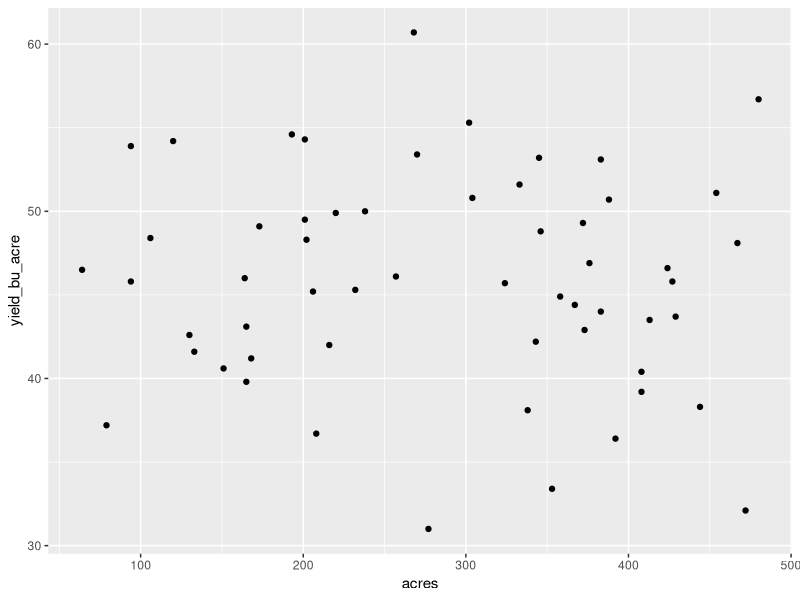
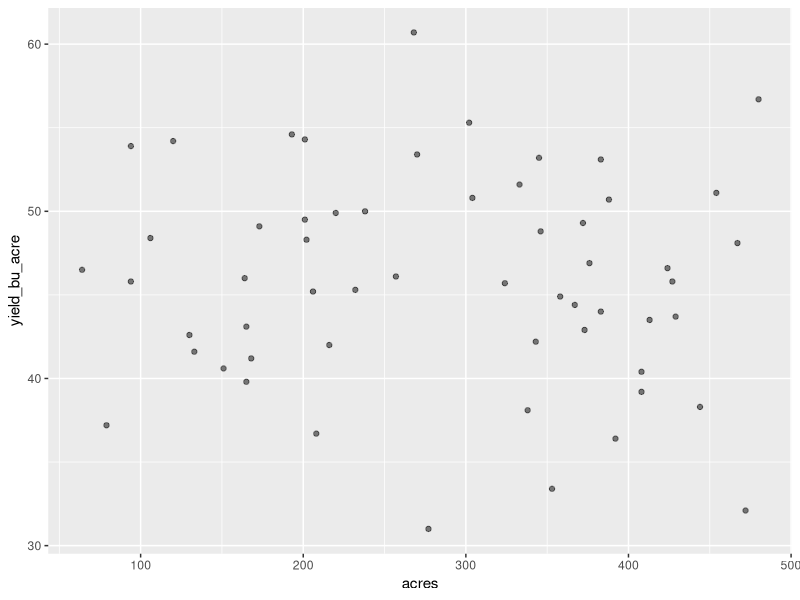
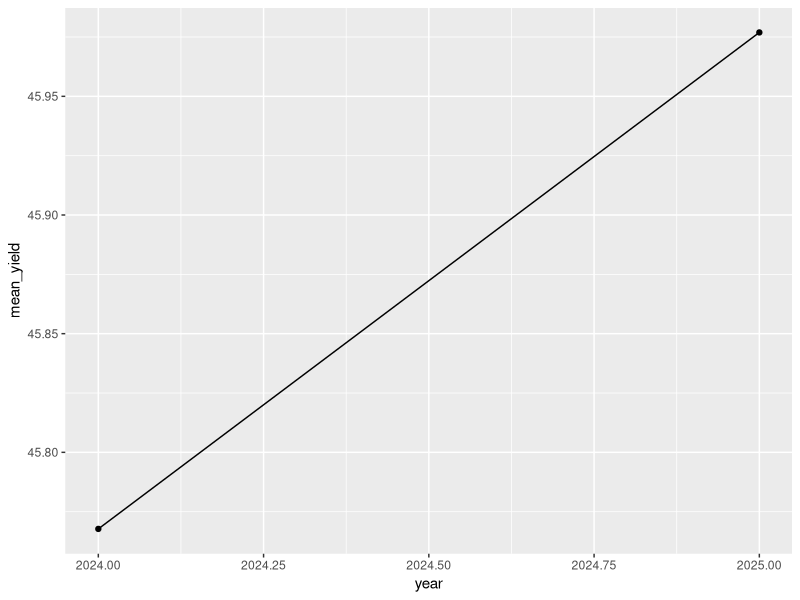
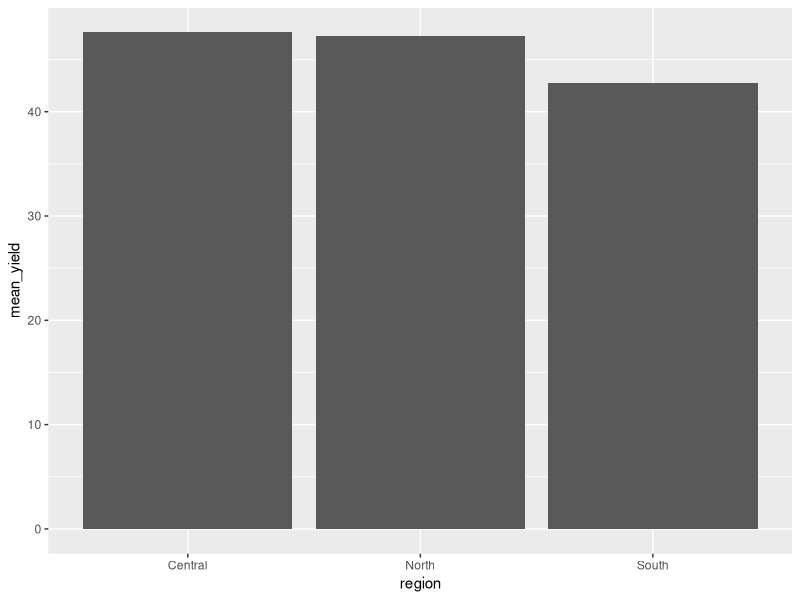
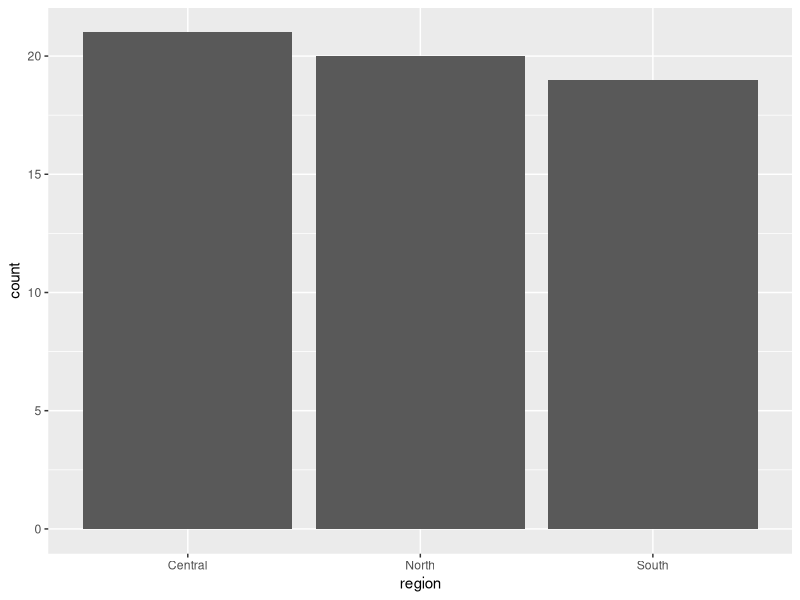
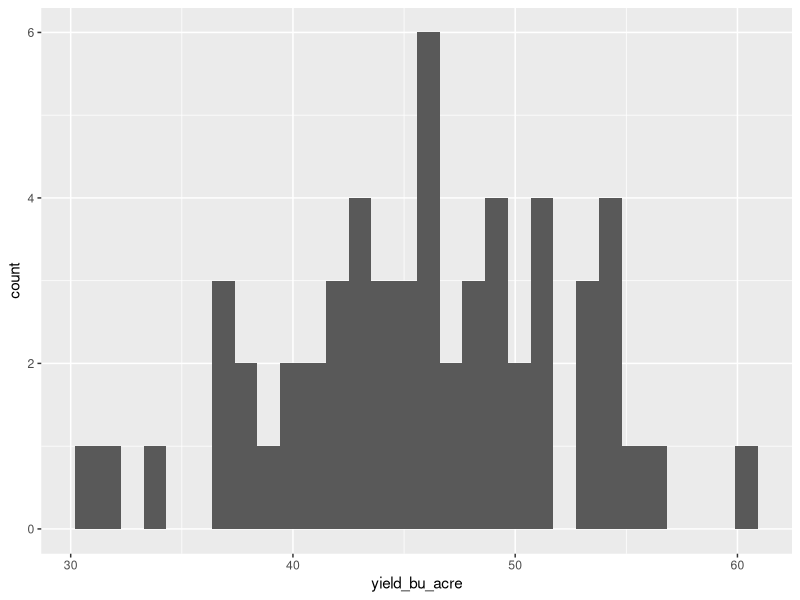
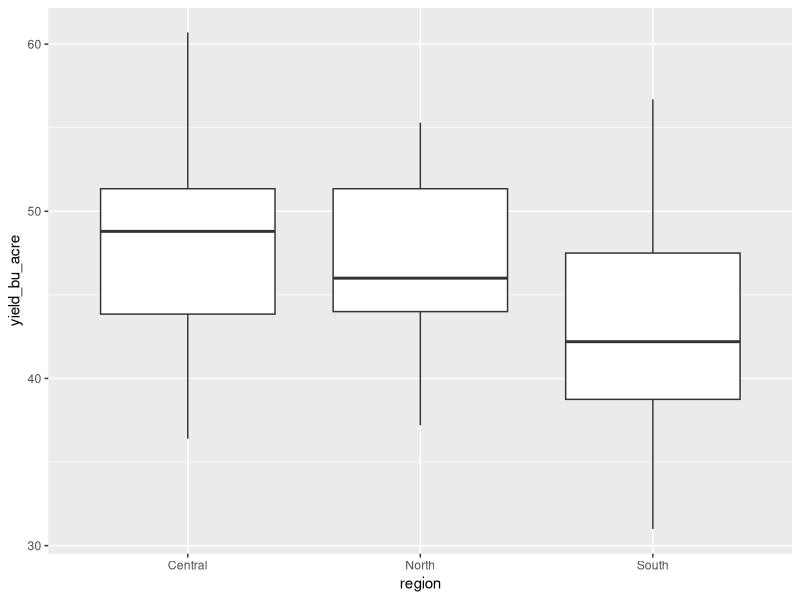

The R source for these figures, in order:
## ---- chunk 1
#| include: false
#| eval: true
suppressMessages({library(ggplot2); library(dplyr); library(readr)})
yields <- readr::read_csv("practice/data/field_yields.csv", show_col_types = FALSE)
## ---- chunk 2
#| label: fig-e-scatter
#| eval: true
#| echo: true
#| message: false
#| warning: false
#| fig-width: 4.8
#| fig-height: 2.8
ggplot(yields, aes(x = acres, y = yield_bu_acre)) +
  geom_point()
## ---- chunk 3
#| label: fig-e-alpha
#| eval: true
#| echo: true
#| message: false
#| warning: false
#| fig-width: 4.8
#| fig-height: 2.8
ggplot(yields, aes(x = acres, y = yield_bu_acre)) +
  geom_point(alpha = 0.5)  # alpha = transparency, helps when points overlap
## ---- chunk 4
#| label: fig-e-line
#| eval: true
#| echo: true
#| message: false
#| warning: false
#| fig-width: 4.8
#| fig-height: 2.6
annual_mean <- yields |>
  group_by(year) |>
  summarise(mean_yield = mean(yield_bu_acre, na.rm = TRUE))

ggplot(annual_mean, aes(x = year, y = mean_yield)) +
  geom_line() +
  geom_point()
## ---- chunk 5
#| label: fig-e-col
#| eval: true
#| echo: true
#| message: false
#| warning: false
#| fig-width: 4.8
#| fig-height: 2.6
region_means <- yields |>
  group_by(region) |>
  summarise(mean_yield = mean(yield_bu_acre, na.rm = TRUE))

ggplot(region_means, aes(x = region, y = mean_yield)) +
  geom_col()
## ---- chunk 6
#| label: fig-e-bar
#| eval: true
#| echo: true
#| message: false
#| warning: false
#| fig-width: 4.4
#| fig-height: 2.4
ggplot(yields, aes(x = region)) + geom_bar()
## ---- chunk 7
#| label: fig-e-hist
#| eval: true
#| echo: true
#| message: false
#| warning: false
#| fig-width: 4.8
#| fig-height: 2.6
ggplot(yields, aes(x = yield_bu_acre)) +
  geom_histogram(bins = 30)
## ---- chunk 8
#| label: fig-e-box
#| eval: true
#| echo: true
#| message: false
#| warning: false
#| fig-width: 4.8
#| fig-height: 2.6
ggplot(yields, aes(x = region, y = yield_bu_acre)) +
  geom_boxplot()
